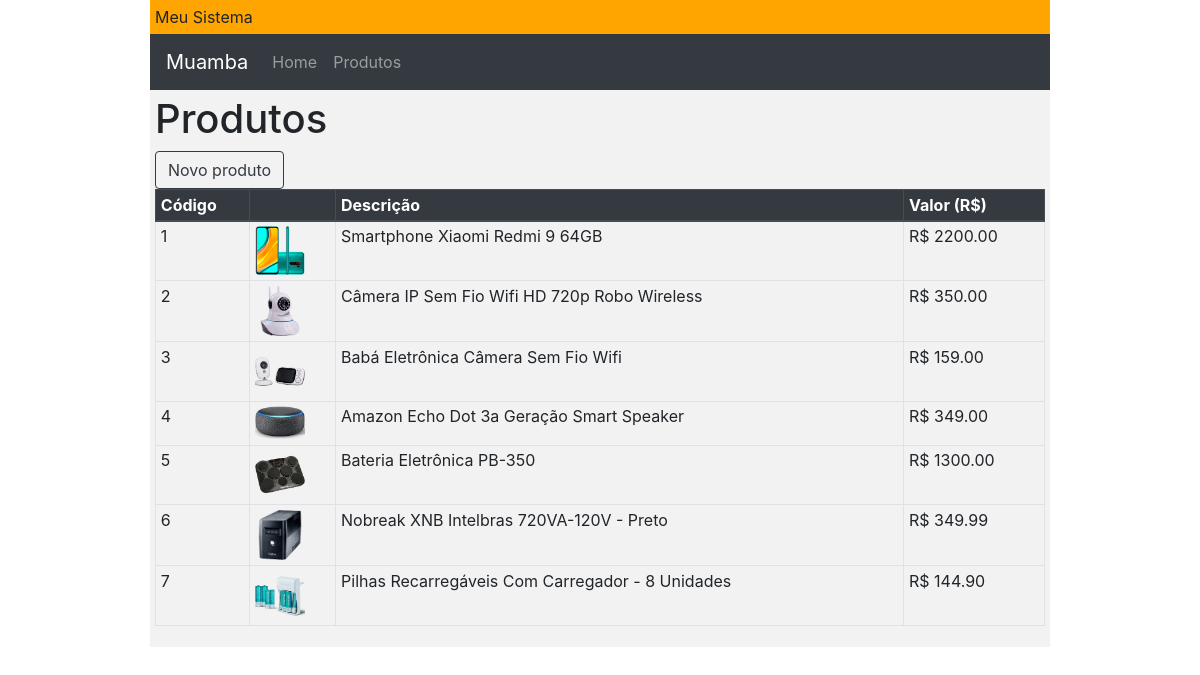
/produtos/, run on the app's committed database.
### home/models.py (models this page shows, shortened)
class Produto(models.Model):
    nome = models.CharField(max_length=50)
    preco = models.DecimalField(max_digits=10,decimal_places=2)

### home/views.py (the view)
# urls.py: path('produtos/', views.lista_produtos, name='lista_produtos'),
def lista_produtos(request):
    context = {
        'lista':Produto.objects.all(),
    }
    return render(request, 'produto/lista.html', context)

### home/templates/produto/lista.html (shortened to what this page needs)
{% extends 'base.html' %}
{% load static %}
{% load bootstrap4 %}
{% block h1 %} Produtos {% endblock %}
{% block conteudo %}
    <a href="{% url 'cadastro' %}">
        <input class="btn btn-outline-dark" type="button" value="Novo produto" />
    </a>
    <table class="table table-bordered table-hover table-sm">
        <thead>
            <tr class="thead-dark">
                <th scope="col">Código</th>
                <th scope="col"></th>
                <th scope="col">Descrição</th>
                <th scope="col">Valor (R$)</th>
            </tr>
        </thead>
        <tbody>
        {% for item in lista %}
        <tr class = "container">
            <td scope="row">{{item.id}}</td>
            <td>
                <img class="foto-prod" src="{% static 'img/produtos' %}/{{item.id}}.png" alt="">
            </td>
            <td>{{item.nome}}</td>
            <td>R$ {{item.preco}}</td>
        </tr>
        {% endfor %}
        </tbody>
    </table>
{% endblock %}

### home/templates/base.html (shortened to what this page needs)
{% load static %}
{% load bootstrap4 %}
{% bootstrap_css %}
<!DOCTYPE html>
<html lang="pt-br">
<head>
	<link rel="stylesheet" href="https://cdn.jsdelivr.net/npm/@fortawesome/fontawesome-free@6.1.1/css/fontawesome.min.css">
	<link rel="stylesheet" href="{% static 'css/estilo.css' %}">
</head>
<body>
    <div class="cabecalho">
        Meu Sistema
	</div>
	<nav class="navbar navbar-expand-md bg-dark navbar-dark">
		<a class="navbar-brand" href="#">Muamba</a>
		<div class="collapse navbar-collapse" id="collapsibleNavbar">
		  <ul class="navbar-nav">
			<li class="nav-item">
			  <a class="nav-link" href="{% url 'index' %}">Home</a>
			</li>
			<li class="nav-item">
			  <a class="nav-link" href="{% url 'lista_produtos' %}">Produtos</a>
			</li>
		  </ul>
		</div>
	</nav>
    <div class="conteudo">
		<h1>{% block h1 %} {% endblock %}</h1>
        {% block conteudo %}
        {% endblock %}
    </div>
	</body>
</html>

### home/static/css/estilo.css (style rules this page uses)
body { margin: 0; padding: 0; max-width: 900px; margin: auto; text-decoration: none; }
.cabecalho { background-color: orange; padding: 5px; }
.conteudo { background-color: #f2f2f2; padding: 5px; float: center; width: 100%; }
.foto-prod { max-width: 50px; justify-content: center; }

### data on the page
Produto: id "1", shows a picture, nome "Smartphone Xiaomi Redmi 9 64GB", preco "2200.00"
Produto: id "2", shows a picture, nome "Câmera IP Sem Fio Wifi HD 720p Robo Wireless", preco "350.00"
Produto: id "3", shows a picture, nome "Babá Eletrônica Câmera Sem Fio Wifi", preco "159.00"
Produto: id "4", shows a picture, nome "Amazon Echo Dot 3a Geração Smart Speaker", preco "349.00"
Produto: id "5", shows a picture, nome "Bateria Eletrônica PB-350", preco "1300.00"
Produto: id "6", shows a picture, nome "Nobreak XNB Intelbras 720VA-120V - Preto", preco "349.99"
Produto: id "7", shows a picture, nome "Pilhas Recarregáveis Com Carregador - 8 Unidades", preco "144.90"
